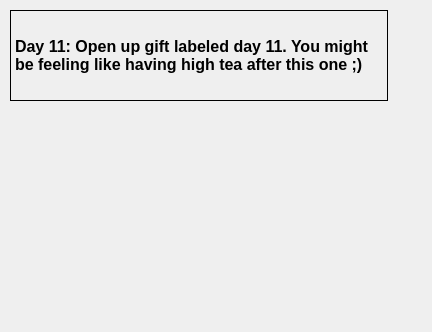
<?xml version="1.0" encoding="UTF-8"?>
<ui version="4.0">
 <class>Day11Window</class>
 <widget class="QDialog" name="Day11Window">
  <property name="geometry">
   <rect>
    <x>0</x>
    <y>0</y>
    <width>432</width>
    <height>332</height>
   </rect>
  </property>
  <property name="windowTitle">
   <string>Dialog</string>
  </property>
  <widget class="QLabel" name="day10_title_label">
   <property name="geometry">
    <rect>
     <x>10</x>
     <y>10</y>
     <width>378</width>
     <height>91</height>
    </rect>
   </property>
   <property name="maximumSize">
    <size>
     <width>400</width>
     <height>100</height>
    </size>
   </property>
   <property name="font">
    <font>
     <pointsize>12</pointsize>
     <bold>true</bold>
    </font>
   </property>
   <property name="frameShape">
    <enum>QFrame::Box</enum>
   </property>
   <property name="text">
    <string>Day 11: Open up gift labeled day 11. You might be feeling like having high tea after this one ;)</string>
   </property>
   <property name="wordWrap">
    <bool>true</bool>
   </property>
  </widget>
 </widget>
 <resources/>
 <connections/>
</ui>
